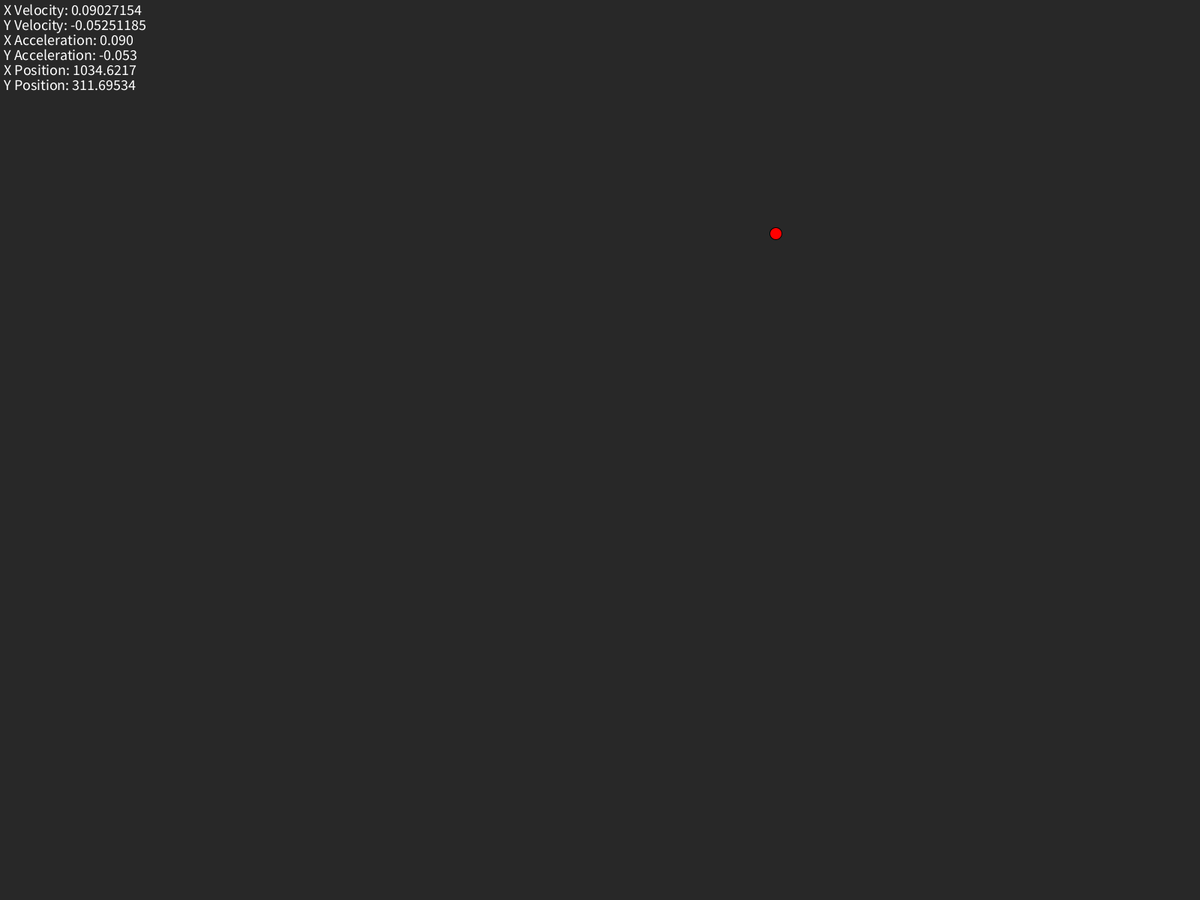
Frame 1 (no input)
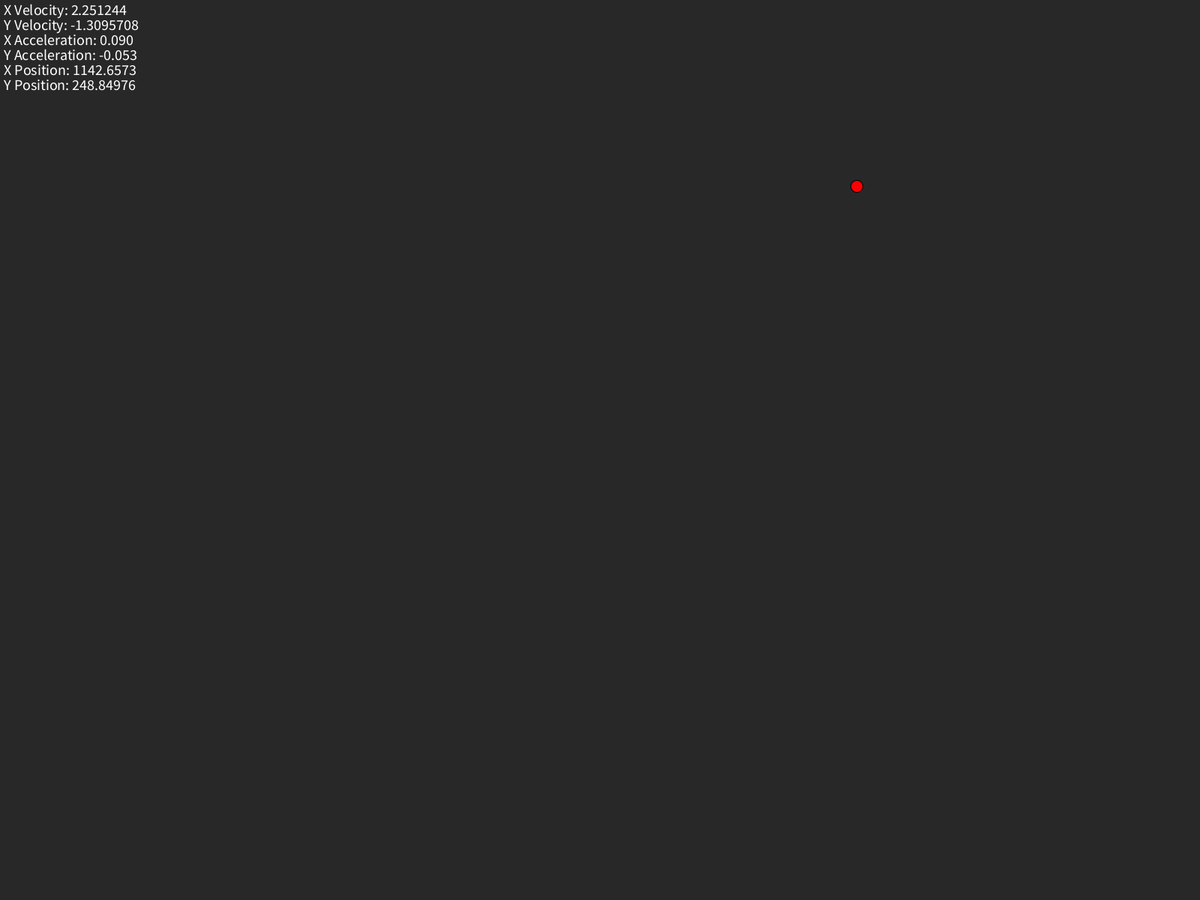
Frame 60 (the mouse pressed at the canvas centre just before this capture)
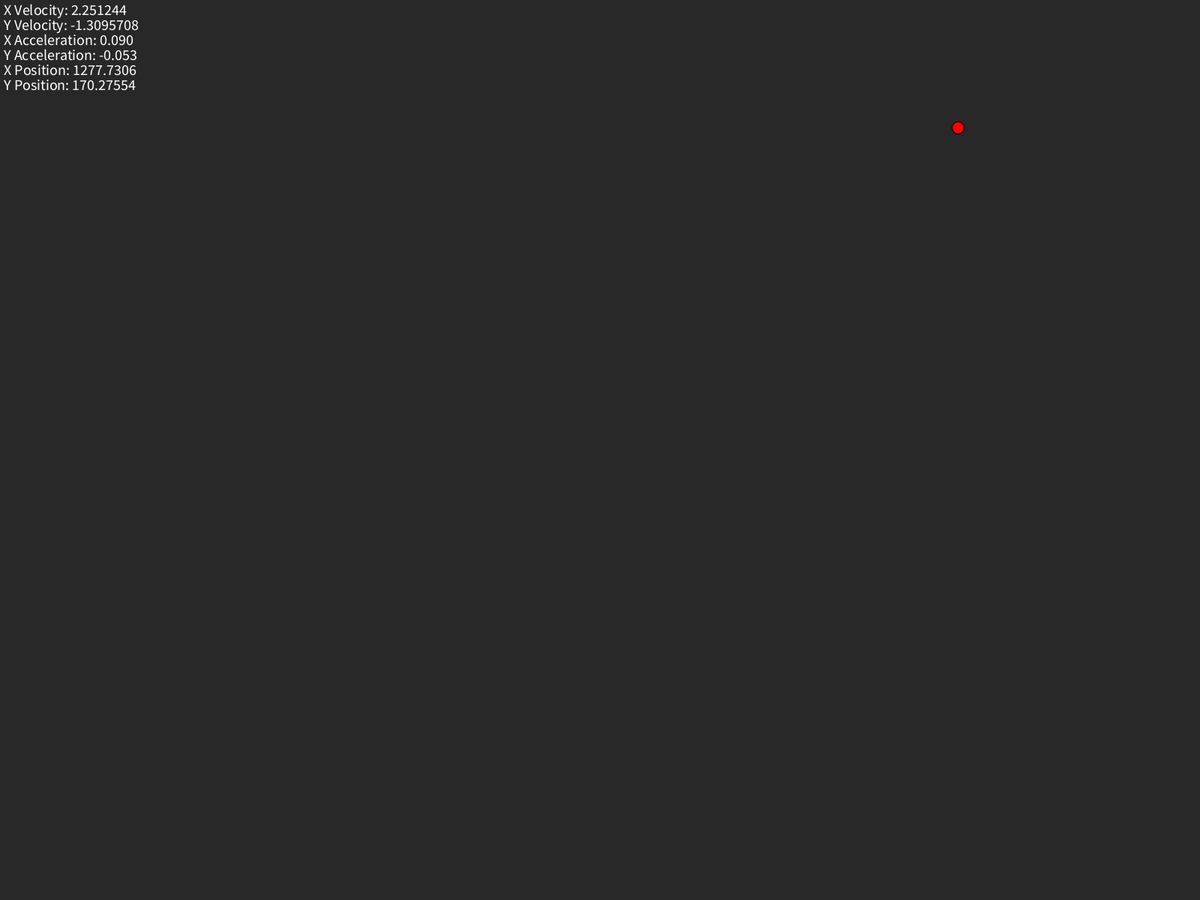
Frame 120 (the mouse held since frame 60 and released just before this capture)

The Processing sketch that drew these frames (run headless with seeded random() and noise(); from frame 60 on, the mouse is pressed at the canvas centre):

// Processing sketch: CH1_7Mover_Simple
// ── CH1_7Mover_Simple.pde
Mover guy;

void setup() {
    fullScreen();
    //size(500, 500);
    background(40);
    noCursor();
    smooth();
    frameRate(60);
    textSize(20);

    guy = new Mover(255, 0, 0);

}

void draw() {
    background(40);
    guy.update();
    guy.display();


    stroke(255);
    fill(255);
    
    text("X Velocity: " + guy.velocity.x, 5, 20);
    text("Y Velocity: " + guy.velocity.y, 5, 40);
    text("X Acceleration: " + nf(guy.acceleration.x, 1, 3), 5, 60);
    text("Y Acceleration: " + nf(guy.acceleration.y, 1, 3), 5, 80);
    text("X Position: " + guy.location.x, 5, 100);
    text("Y Position: " + guy.location.y, 5, 120);
}
// ── Mover.pde
class Mover {
    // Mover Class

    // Attributes
    PVector location;
    PVector velocity;
    PVector acceleration;
    float maxSpeed;
    float size;
    color myColor;

    // Constructor
    Mover() { // Default no arg
        size = 16;
        maxSpeed = 0;
        location = new PVector(random(width), random(height));
        velocity = new PVector(0, 0);
        acceleration = new PVector(random(-0.01, 0.1), random(-0.01, 0.1));
        myColor = 255;
    }

    Mover(float r, float g, float b) { // Color Condtructor
        size = 16;
        maxSpeed = 2.5;
        location = new PVector(random(width), random(height));
        velocity = new PVector(0, 0);
        acceleration = new PVector(random(-0.1, 0.1), random(-0.1, 0.1));
        myColor = color(r, g, b);
    }

    void update() { // Function to hold all "moving" logic
        // Make sure the edges are checked so we don't leave the screen.
        checkEdges();
        //speedCheck();
        velocity.limit(maxSpeed);
        velocity.add(acceleration);
        location.add(velocity);
    }

    void display() { // Function to handle what the object looks like
        // Set proper colors
        stroke(0);
        fill(myColor);

        // Draw our circle
        ellipse(location.x, location.y, 16, 16);
    }

    void checkEdges() {
        if (location.x > width - size/2) { // If too far right
            location.x = 0 + size/2;
        } else if (location.x < 0 + size/2) { // If too far left
            location.x = width - size/2;
        } else if (location.y > height - size/2) { // If too low
            location.y = 0 + size/2;
        } else if (location.y < 0 + size/2) { // If too high
            location.y = height - size/2;
        }
    }

    void speedCheck() {
        changeAcceleration();
    }

    void changeAcceleration() { // no arg, random acceleration change
        acceleration = new PVector(random(-0.1, 0.1), random(-0.1, 0.1));
    }

    void changeAcceleration(float x, float y) { // arguments to force acceleration in a direction
        acceleration = new PVector(x, y);
    }
}
